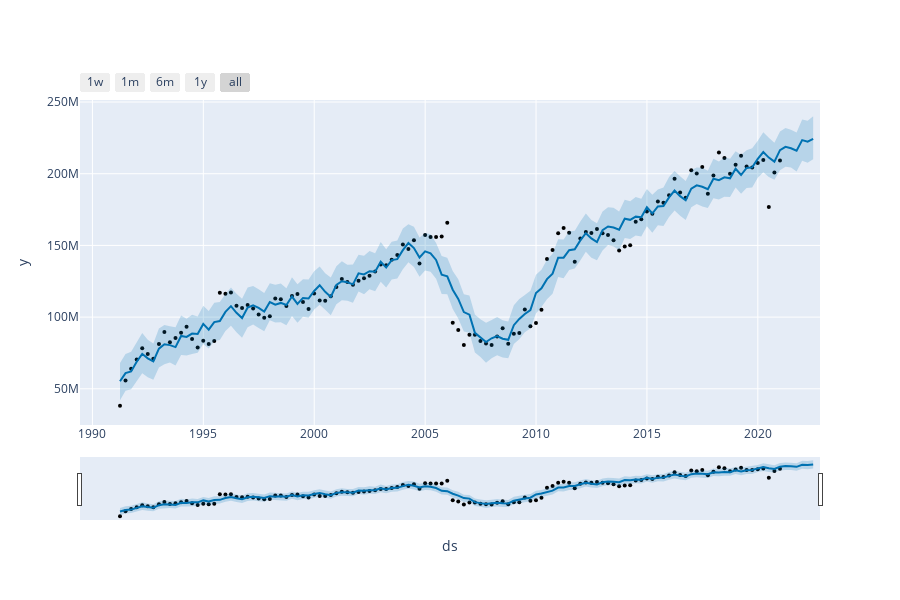
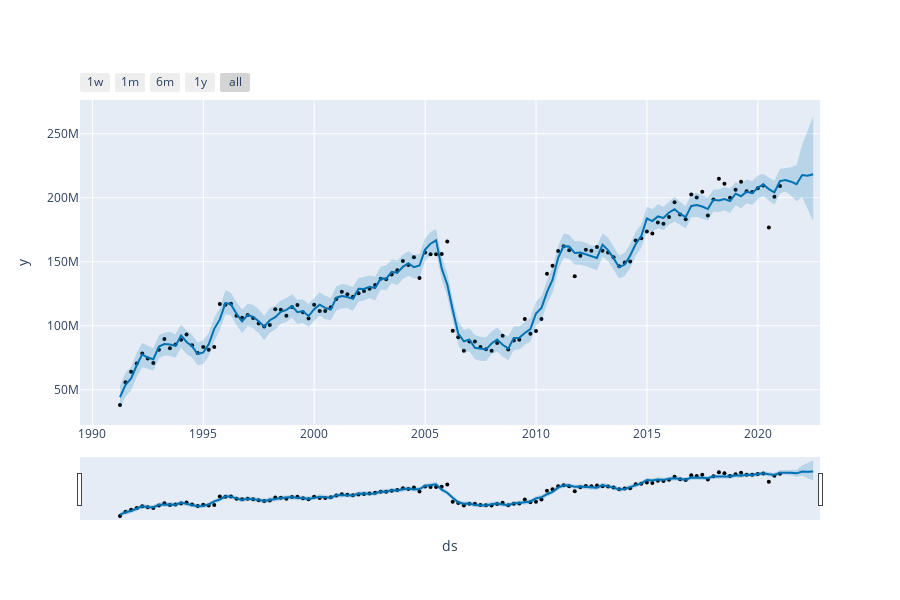

The cell these charts' notebook holds for them, in order:
### Markdown cell above
We can also take a look at the Facebook Prophet tool.

### Code cell
start = '03/31/1991'
end = '12/31/2020'

start = pd.to_datetime(start)
end = pd.to_datetime(end)

for x in [1,1000]:
    predict_df = summary_df.copy(deep=True)
    predict_df.reset_index(inplace=True,names=['date'])
    predict_df['date'] = pd.to_datetime(predict_df['date'])
    prophet_train = predict_df.loc[predict_df['date'] <= end]
    prophet_test = predict_df.loc[predict_df['date'] > end]
    prophet_train = prophet_train.loc[prophet_train['date'] >= start]
    prophet_train.rename(columns={"date": "ds", 'Prescriptions': "y"}, inplace=True)
    prophet_test.rename(columns={"date": "ds", 'Prescriptions': "y"}, inplace=True)
    model = Prophet(yearly_seasonality=4,changepoint_prior_scale=(.5*x))
    model.fit(prophet_train)
    future = model.make_future_dataframe(periods=(len(predict_df)-len(predict_df.loc[predict_df['date'] <= end])), freq="Q", include_history=True)
    forecast = model.predict(future)
    fig = plot_plotly(model, forecast)
    fig.show()
    predict_train = forecast['yhat'][0:len(model.history)]
    predict_test = forecast['yhat'][len(model.history):]
    real_train = predict_df['Prescriptions'][0:len(model.history)]
    real_test = predict_df['Prescriptions'][len(model.history):]

    train_smape = symmetric_mean_absolute_percentage_error(real_train, predict_train)
    test_smape = symmetric_mean_absolute_percentage_error(real_test, predict_test)
    print(f"The train SMAPE is {train_smape}% and the test SMAPE is {test_smape}%")
